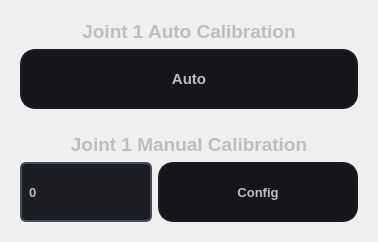
                  <widget class="QFrame" name="frame_31">
                   <property name="frameShape">
                    <enum>QFrame::NoFrame</enum>
                   </property>
                   <property name="frameShadow">
                    <enum>QFrame::Raised</enum>
                   </property>
                   <layout class="QVBoxLayout" name="verticalLayout_18">
                    <item>
                     <widget class="QFrame" name="frame_35">
                      <property name="frameShape">
                       <enum>QFrame::NoFrame</enum>
                      </property>
                      <property name="frameShadow">
                       <enum>QFrame::Raised</enum>
                      </property>
                      <layout class="QGridLayout" name="gridLayout_21">
                       <item row="0" column="0" colspan="2">
                        <widget class="QLabel" name="label_56">
                         <property name="maximumSize">
                          <size>
                           <width>16777215</width>
                           <height>16777215</height>
                          </size>
                         </property>
                         <property name="font">
                          <font>
                           <family>Segoe UI</family>
                           <pointsize>14</pointsize>
                           <weight>75</weight>
                           <bold>true</bold>
                          </font>
                         </property>
                         <property name="styleSheet">
                          <string notr="true">color: rgb(190, 190, 190);</string>
                         </property>
                         <property name="text">
                          <string>Joint 1 Auto Calibration</string>
                         </property>
                         <property name="alignment">
                          <set>Qt::AlignCenter</set>
                         </property>
                        </widget>
                       </item>
                       <item row="1" column="0" colspan="2">
                        <widget class="QPushButton" name="pushButton_J1_auto">
                         <property name="minimumSize">
                          <size>
                           <width>0</width>
                           <height>60</height>
                          </size>
                         </property>
                         <property name="font">
                          <font>
                           <family>Segoe UI</family>
                           <pointsize>11</pointsize>
                           <weight>75</weight>
                           <bold>true</bold>
                          </font>
                         </property>
                         <property name="styleSheet">
                          <string notr="true">QPushButton{
background-color: rgb(20, 22, 28);
color: rgb(190, 190, 190);
border:2px solid rgb(27, 29, 35);
border-radius:15px;
}

QPushButton:hover{
	border:2px solid rgb(77, 77, 77);
	background-color: rgb(77, 77, 77);
}</string>
                         </property>
                         <property name="text">
                          <string>Auto</string>
                         </property>
                        </widget>
                       </item>
                      </layout>
                     </widget>
                    </item>
                    <item>
                     <widget class="QFrame" name="frame_36">
                      <property name="frameShape">
                       <enum>QFrame::NoFrame</enum>
                      </property>
                      <property name="frameShadow">
                       <enum>QFrame::Raised</enum>
                      </property>
                      <layout class="QGridLayout" name="gridLayout_23">
                       <item row="1" column="0">
                        <widget class="QLineEdit" name="lineEdit_J1_manual">
                         <property name="minimumSize">
                          <size>
                           <width>0</width>
                           <height>60</height>
                          </size>
                         </property>
                         <property name="font">
                          <font>
                           <family>Segoe UI</family>
                           <pointsize>10</pointsize>
                           <weight>75</weight>
                           <bold>true</bold>
                          </font>
                         </property>
                         <property name="styleSheet">
                          <string notr="true">QLineEdit{
	color: rgb(190, 190, 190);
	border:2px solid rgb(69, 78, 95);
	border-radius:6px;
	padding-left:5px;
	background-color: rgb(27, 29, 35);
}

QLineEdit:Hover{
border:2px solid rgb(84, 95, 116);
}</string>
                         </property>
                         <property name="text">
                          <string>0</string>
                         </property>
                        </widget>
                       </item>
                       <item row="1" column="1">
                        <widget class="QPushButton" name="pushButton_J1_manual">
                         <property name="minimumSize">
                          <size>
                           <width>200</width>
                           <height>60</height>
                          </size>
                         </property>
                         <property name="font">
                          <font>
                           <family>Segoe UI</family>
                           <pointsize>10</pointsize>
                           <weight>75</weight>
                           <bold>true</bold>
                          </font>
                         </property>
                         <property name="styleSheet">
                          <string notr="true">QPushButton{
background-color: rgb(20, 22, 28);
color: rgb(190, 190, 190);
border:2px solid rgb(27, 29, 35);
border-radius:15px;
}

QPushButton:hover{
	border:2px solid rgb(77, 77, 77);
	background-color: rgb(77, 77, 77);
}</string>
                         </property>
                         <property name="text">
                          <string>Config</string>
                         </property>
                        </widget>
                       </item>
                       <item row="0" column="0" colspan="2">
                        <widget class="QLabel" name="label_60">
                         <property name="font">
                          <font>
                           <family>Segoe UI</family>
                           <pointsize>14</pointsize>
                           <weight>75</weight>
                           <bold>true</bold>
                          </font>
                         </property>
                         <property name="styleSheet">
                          <string notr="true">color: rgb(190, 190, 190);</string>
                         </property>
                         <property name="text">
                          <string>Joint 1 Manual Calibration</string>
                         </property>
                         <property name="alignment">
                          <set>Qt::AlignCenter</set>
                         </property>
                        </widget>
                       </item>
                      </layout>
                     </widget>
                    </item>
                   </layout>
                  </widget>
